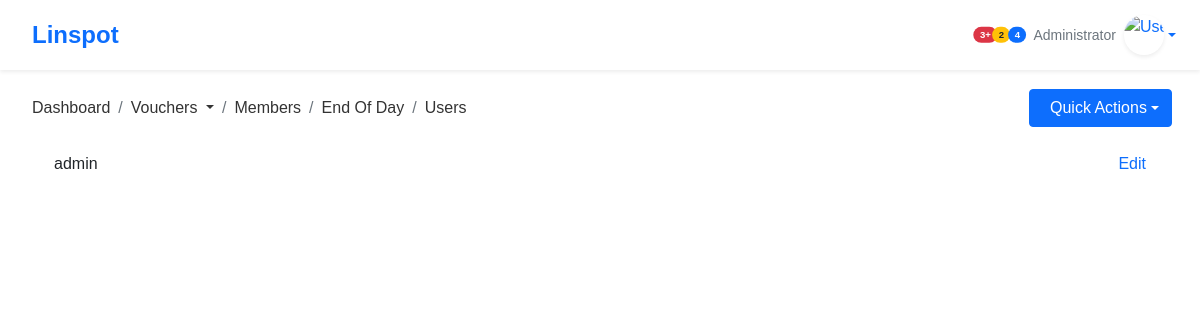
/users/userDetail/1/, run on an earlier commit of the app's database.
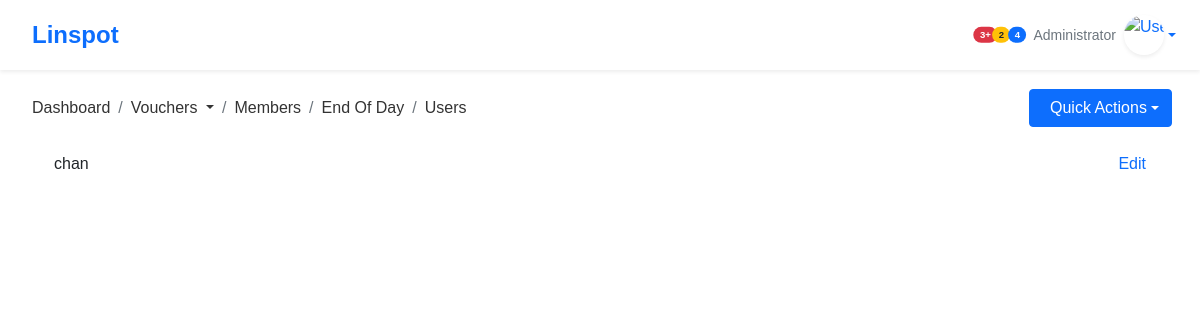
And on a later commit of the database.
### users/models.py (models this page shows, shortened)
class User(AbstractUser):
    username = models.CharField(max_length=32, unique=True)
    image = models.ImageField(upload_to='profiles', default='profiles/user.png')
    position = models.CharField(choices = choices, default='staff', max_length=20)
    USERNAME_FIELD = 'username'
    REQUIRED_FIELDS = []

### users/views.py (the view)
# urls.py: path('userDetail/<int:pk>/', views.userDetail, name='userDetail'),
def userDetail(request, pk):
    try:
        user = User.objects.get(pk = pk)
    except:
        return render(request, '404.html')
    return render(request, 'accounts/user_detail.html', {'user':user})

### templates/accounts/user_detail.html (shortened to what this page needs)
{% extends 'base.html' %}
{% load static %}
{% block content %}
<div class="row mt-4">
    <div class="col-12">
        <div class="container">
            <div class="d-flex flex-row align-items-center justify-content-between">
                {{user.username}}
                <span>
                    <a href='{% url 'users:user' user.id %}'>Edit</a>
                </span>
            </div>
        </div>
    </div>
</div>
{% endblock content %}

What changed in the data, as far as the page shows it:
changed User: username "admin" → "chan"
